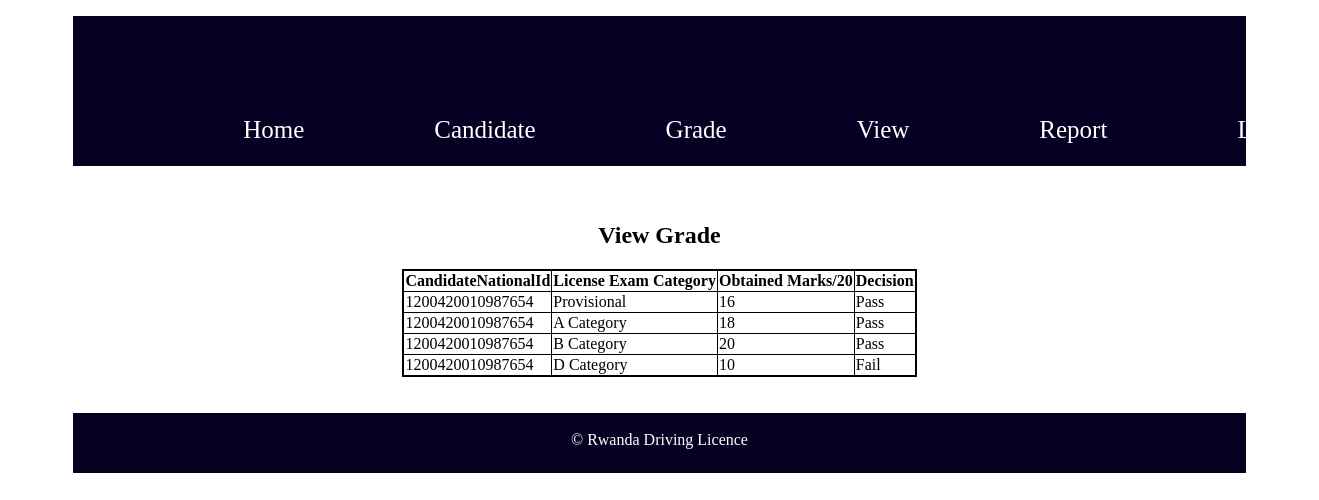
/VGrade.php (signed in), run on the app's committed database.
### tables this page shows
CREATE TABLE `grade` (
  `CandidateNationalId` varchar(20) NOT NULL,
  `LicenseExamCategory` varchar(30) NOT NULL,
  `ObtainedMarks` int(11) NOT NULL,
  `Decision` varchar(20) NOT NULL
);

### VGrade.php (the view, shortened to what this page needs)
<!DOCTYPE html>
<html>
<head>
	<link rel="stylesheet" type="text/css" href="style.css">
</head>
<body>
	<div class="header">
		<div class="navbar">
			<ul>
				<li><a href="Index.php">Home</a></li>
				<li><a href="Candidate.php">Candidate</a></li>
				<li><a href="Grade.php">Grade</a></li>
				<li><a href="#">View</a>
				</li>
				<li><a href="#">Report</a>
				</li>
				<li><a href="Logout.php">LogOut</a></li>
			</ul>
		</div>
	</div>
	<div class="content">
		<br><br>
		<center>
		<table border="1">
			<h2>View Grade</h2>
			<tr>
				<th>CandidateNationalId</th><th>License Exam Category</th><th>Obtained Marks/20</th><th>Decision</th>
			</tr>
			<?php
			$link=mysqli_connect("localhost","root","","rdl");
			$sel="SELECT * FROM Grade";
			$res=mysqli_query($link,$sel);
			while ($row=mysqli_fetch_array($res)) {
			?>
			<tr>
				<td><?php echo $row['CandidateNationalId'];?></td>
				<td><?php echo $row['LicenseExamCategory'];?></td>
				<td><?php echo $row['ObtainedMarks'];?></td>
				<td><?php echo $row['Decision'];?></td>
		   </tr>
		<?php } ?>
		</table>
	    </center>
	</div>
	<br><br>
	<div class="footer">
		<br>
		<center>&copy Rwanda Driving Licence</center>
	</div>
</body>
</html>

### style.css (style rules this page uses)
* { font-family: Georgia, 'Times New Roman', Times, serif; text-decoration: none; }
.header { width: 90%; height: 150px; margin-left: 5%; margin-top: 10px; background-color: rgb(6, 0, 35); }
.navbar ul { list-style: none; display: flex; }
.navbar ul li { margin-top: 100px; margin-left: 130px; }
.navbar a { font-size: 25px; color:white; }
.content { height: auto; width: 90%; margin-left: 5%; }
table { border-collapse: collapse; border: 2px solid black; }
.footer { height: 60px; width: 90%; margin-left: 5%; background-color: rgb(6, 0, 35); color: white; }

### data on the page
grade: CandidateNationalId "1200420010987654", LicenseExamCategory "Provisional", ObtainedMarks "16", Decision "Pass"
grade: CandidateNationalId "1200420010987654", LicenseExamCategory "A Category", ObtainedMarks "18", Decision "Pass"
grade: CandidateNationalId "1200420010987654", LicenseExamCategory "B Category", ObtainedMarks "20", Decision "Pass"
grade: CandidateNationalId "1200420010987654", LicenseExamCategory "D Category", ObtainedMarks "10", Decision "Fail"
